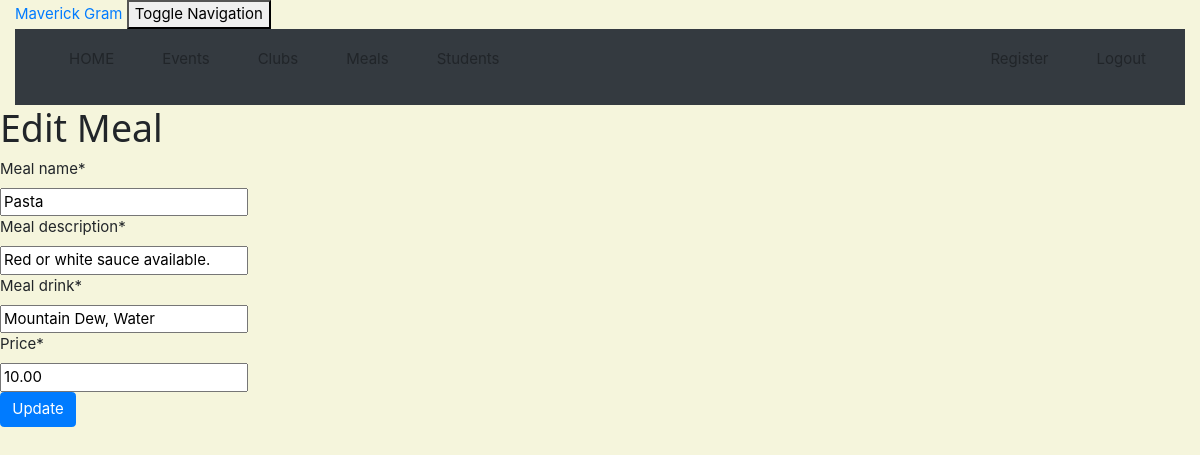
The app's page /meal/5/edit/ (signed in), older data.
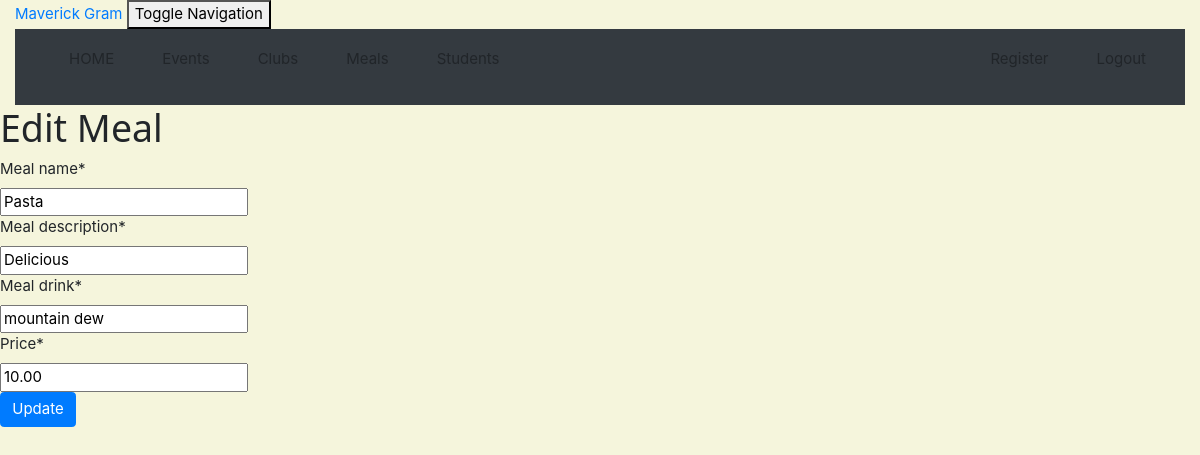
The same page, newer data.
### crm/models.py (models this page shows)
class Meal(models.Model):
    meal_name = models.CharField(max_length=200)
    meal_description = models.CharField(max_length=200)
    meal_drink = models.CharField(max_length=200)
    price = models.CharField(max_length=200)

### crm/views.py (the view)
# urls.py: path('meal/<int:pk>/edit/', views.meal_edit, name='meal_edit'),
@staff_member_required
def meal_edit(request, pk):
    meal = get_object_or_404(Meal, pk=pk)
    if request.method == "POST":
        form = MealForm(request.POST, instance=meal)
        if form.is_valid():
            meal = form.save(commit=False)
            meal.updated_date = timezone.now()
            meal.save()
            meal = Meal.objects.filter()
            return render(request, 'crm/meal_list.html',
                          {'meals': meal})
    else:
        form = MealForm(instance=meal)
    return render(request, 'crm/meal_edit.html', {'form': form})

### crm/forms.py
class MealForm(forms.ModelForm):
    class Meta:
        model = Meal
        fields = ('meal_name', 'meal_description', 'meal_drink', 'price')

### crm/templates/crm/meal_edit.html (shortened to what this page needs)
<!DOCTYPE html>
<html lang="en">
{% extends 'crm/base.html' %}
{% load crispy_forms_tags %}
{% block content %}
    <h1>Edit Meal</h1>
    <form method="POST" class="customer-form">{% csrf_token %}
        {{ form|crispy }}
        <button type="submit" class="btn btn-primary">Update</button>
    </form>
{% endblock %}

Row changes from the older to the newer data that the page shows:
changed Meal "Pasta": meal_description "Red or white sauce available." → "Delicious"; meal_drink "Mountain Dew, Water" → "mountain dew"
